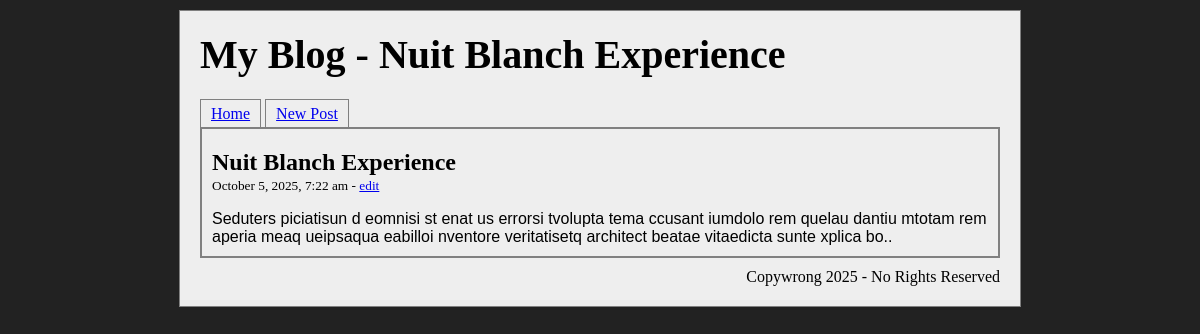
Screenshot of /show.php?id=5 with the database file from the repository.
### tables this page shows
CREATE TABLE `blog_posts` (
  `id` int(11) NOT NULL,
  `title` varchar(255) NOT NULL,
  `content` text NOT NULL,
  `created_at` timestamp NOT NULL DEFAULT current_timestamp()
);

### show.php (the view, shortened to what this page needs)
<?php
require('connect.php');
$header = "My Blog - ";
$home = 'Home';
$new_post = 'New Post';
$query = "SELECT * FROM blog_posts WHERE id = :id LIMIT 1";
$id = filter_input(INPUT_GET, 'id', FILTER_SANITIZE_NUMBER_INT);
$statement = $db->prepare($query);
$statement->bindValue(':id', $id, PDO::PARAM_INT);
$statement->execute();
$row = $statement->fetch();
$edit = 'edit';
$footer = "Copywrong 2025 - No Rights Reserved";
?>
<!DOCTYPE html>
<html lang="en">
<head>
    <link rel="stylesheet" href="main.css">
</head>
<body>
    <div id="wrapper">
        <div id="header">
            <h1><a href="index.php"><?= $header . $row['title'] ?></a></h1>
        </div>
        <ul id="menu">
            <li><a href="index.php"><?= $home ?></a></li>
            <li><a href="post.php"><?= $new_post ?></a></li>
        </ul>
        <div id="all_blogs">
            <div class="blog_post">
                <h2><?= $row['title'] ?></h2>
                <p>
                    <small>
                        <?= date('F j, Y, g:i a - ', strtotime($row['created_at'])) ?>
                        <a href="edit.php?id=<?= $row['id'] ?>"><?= $edit ?></a>
                    </small>
                </p>
                <div class="blog_content">
                    <?= $row['content'] ?>
                </div>
            </div>
        </div>
        <div id="footer">
            <?= $footer ?>
        </div>
    </div>
</body>
</html>

### main.css (style rules this page uses)
body { text-align: center; background: #222222; }
#wrapper { width: 800px; margin: 10px auto; text-align: left; border: 1px solid grey; padding: 20px; background: #EEEEEE; }
div.blog_post h2 a, div#header h1 a { text-decoration: none; color: black; }
div#header h1 { margin-top: 0; font-size: 2.5em; }
div.blog_post h2 { margin-bottom: 0; }
div.blog_post p { margin-top: 0; }
ul#menu li { display: inline; }
ul#menu li a { border: 1px solid grey; padding: 5px 10px; }
ul#menu { padding-left: 0; list-style: none; margin-bottom: 4px; }
div#all_blogs { border: 2px solid grey; padding: 0 10px 10px 10px; }
h1, h2 { font-family: Cambria, times, serif; }
div.blog_content { font-family: Calibri, sans-serif; }
div#footer { text-align: right; margin-top: 10px; }

### rows the page displays
blog_posts: title "Nuit Blanch Experience", created_at "October 5, 2025, 7:22 am -", content "Seduters piciatisun d eomnisi st enat us errorsi tvolupta tema ccusant iumdolo rem quelau dantiu mtotam rem aperia meaq ueipsaqua eabilloi nventore veritatisetq architect beatae vitaedicta sunte xplica bo.."

### other values shown
$header "My Blog -"
$home "Home"
$new_post "New Post"
$edit "edit"
$footer "Copywrong 2025 - No Rights Reserved"
